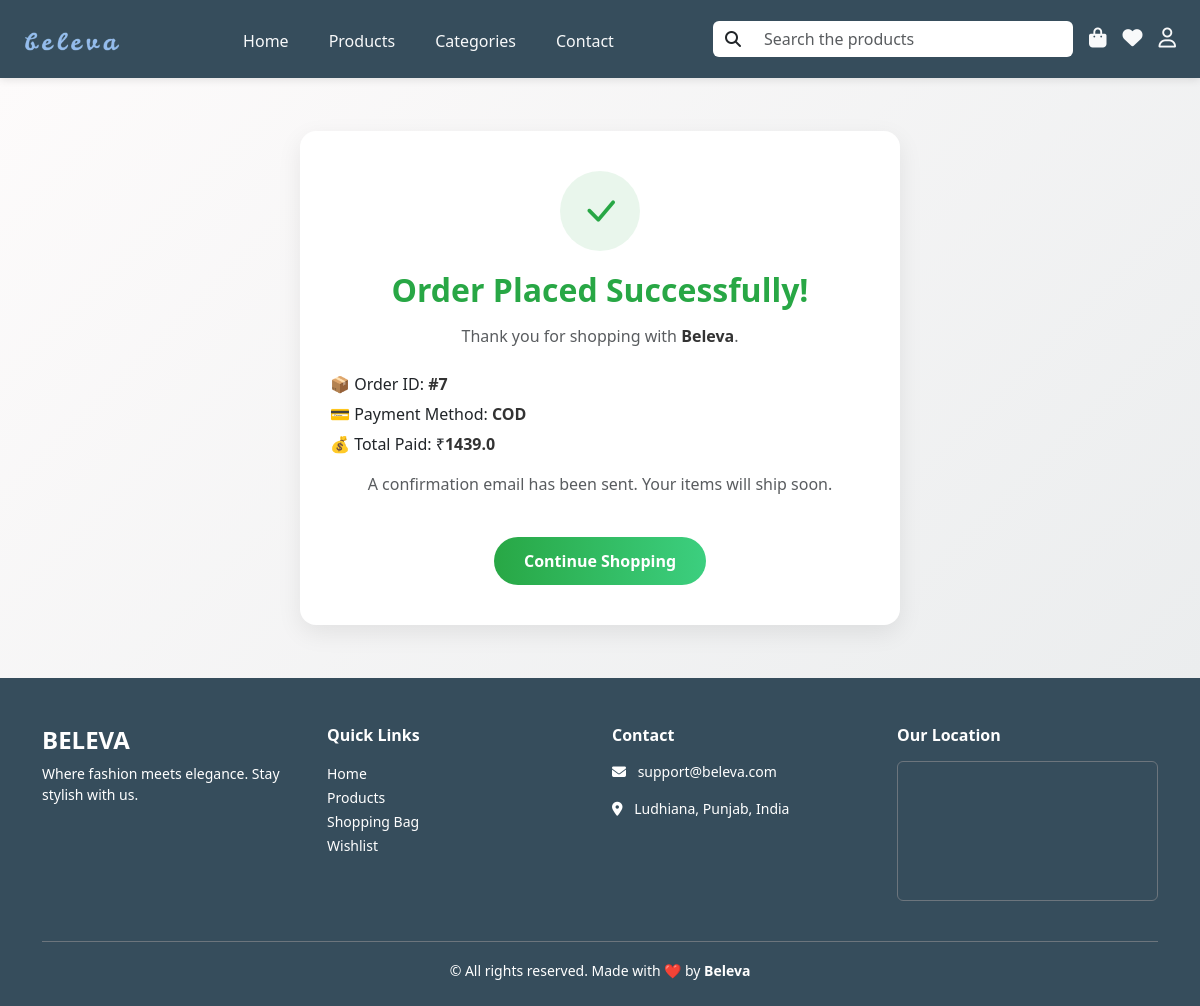
The page /accounts/payment_success/7/ on the database its author committed.
### accounts/models.py (models this page shows, shortened)
class Order(models.Model):
    STATUS_CHOICES = [
        ('PENDING' , 'Pending'),
        ('PROCESSING' , 'Processing'),
        ('PACKED', 'Packed'),
        ('SHIPPED', 'Shipped'),
        ('IN_TRANSIT', 'In Transit'),
        ('OUT_FOR_DELIVERY', 'Out for Delivery'),
        ('CANCELLED' , 'Cancelled'),
        ('DELIVERED' , 'Delivered'),
    ]
    PAYMENT_CHOICES = [
        ('COD' , 'Cah on Delivery'),
        ('CARD' , 'Paid via Card'),
    ]
    user = models.ForeignKey(Register , on_delete=models.CASCADE)
    payment_method = models.CharField(max_length=15 , choices=PAYMENT_CHOICES)
    status = models.CharField(max_length=50 , choices=STATUS_CHOICES)
    total_price = models.FloatField()
    billing_address = models.TextField()
    created_at = models.DateTimeField(auto_now_add=True)

### accounts/views.py (the view, shortened to what this page needs)
# urls.py: path( 'payment_success/', views.payment_success, name='payment_success'),
def payment_success(request, order_id=None):
    if order_id:
        order = get_object_or_404(Order, id=order_id)
        return render(request, 'accounts/success.html', {'order': order})

### products/context_processors.py (called while the page is built)
def wishlist_processor(request):
    wishlist_ids = []
    user_id = request.session.get('register_id')
    if user_id:
        wishlist_ids = list(Wishlist.objects.filter(user_id=user_id).values_list('product_id', flat=True))
    return {'wishlist_ids': wishlist_ids}

### templates/accounts/success.html (shortened to what this page needs)
{% extends 'base.html' %}
{% load static %}
{% block content %}
<div class="success-wrapper">
  <div class="success-card">
    <div class="success-icon">
      <i class="bi bi-check-lg"></i>
    </div>
    <h2>Order Placed Successfully!</h2>
    <p class="text-muted mb-4">Thank you for shopping with <span class="highlight">Beleva</span>.</p>
    <div class="success-details text-start">
      <p>📦 Order ID: <span class="highlight">#{{ order.id }}</span></p>
      <p>💳 Payment Method: <span class="highlight">{{ order.payment_method }}</span></p>
      <p>💰 Total Paid: ₹<span class="highlight">{{ order.total_price }}</span></p>
    </div>
    <p class="text-muted mt-3">A confirmation email has been sent. Your items will ship soon.</p>
    <a href="{% url 'home' %}" class="btn btn-continue">Continue Shopping</a>
  </div>
</div>
{% endblock %}

### static/css/styles.css (style rules this page uses)
* { padding: 0px; margin: 0px; }
.containers { width: 100vw; height: 100vh; overflow-y: auto; overflow-x: hidden; background-color: #F8F9FA; }

### templates/accounts/success.html (style rules this page uses)
.success-wrapper { min-height: 75vh; display: flex; justify-content: center; align-items: center; background: linear-gradient(135deg, #fdfbfb 0%, #ebedee 100%); padding: 20px; }
.success-card { max-width: 600px; width: 100%; background: #fff; border-radius: 16px; box-shadow: 0 8px 25px rgba(0, 0, 0, 0.08); padding: 40px 30px; text-align: center; animation: fadeInUp 0.6s ease-out; }
.success-icon { width: 80px; height: 80px; margin: 0 auto 20px; background: #28a7451a; border-radius: 50%; display: flex; justify-content: center; align-items: center; }
.success-icon i { font-size: 40px; color: #28a745; }
.success-card h2 { font-weight: 700; color: #28a745; margin-bottom: 15px; }
.success-details p { margin: 6px 0; font-size: 1rem; }
.highlight { font-weight: 600; color: #333; }
.btn-continue { margin-top: 25px; padding: 12px 30px; border-radius: 50px; font-weight: 600; background: linear-gradient(90deg, #28a745, #3ccf7f); border: none; color: #fff; transition: all 0.3s ease; }

### rows shown on the page
Order: id "7", payment_method "COD", total_price "1439.0"
